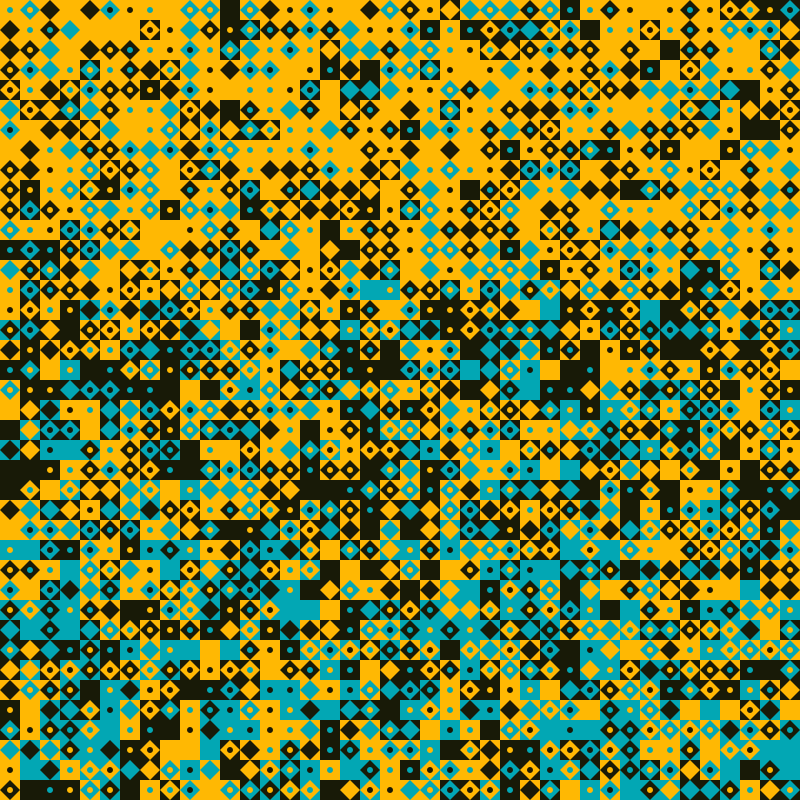
Frame 1 (no input)
Frame 60 (the mouse pressed at the canvas centre just before this capture): identical to frame 1, image omitted
Frame 120 (the mouse held since frame 60 and released just before this capture): identical to frame 1, image omitted

The Processing sketch that drew this single still picture (run headless with seeded random() and noise(); from frame 60 on, the mouse is pressed at the canvas centre):

// Processing sketch: Exercise01_iteration_and_loop
// ── Exercise01_iteration_and_loop.pde
/*
Kuan-Ju Wu 6/13/2019
*/
int gridSize = 20;
color[] colors = {#FFB803,#181A07,#02A7B4,#FFFFFF};

void setup(){
  // we'll almost always use the size() command first
  // it sets the size of our window in pixels
  // try changing and see what happens!
  size(800,800);
  
  // colors are (by default) set to red, green, blue (RGB)
  // with these values (0–255) we can create any color
  // the background() command fills the entire screen with
  // a color – try changing the RGB values below

  //background(0); // single values = grayscale!
 
 
 for(int y = 0; y < height; y+=gridSize){
  for(int x = 0; x < width; x+=gridSize){
    
    pushMatrix();
    translate(x+gridSize/2,y+gridSize/2);
    if(x ==0 && y ==0){
      println(x+gridSize/2,y+gridSize/2);
    }
    
    
    noStroke();
    
    color squareColor;
    if(y<height/3){
      squareColor = colors[floor(random(1.3))];
    }else if(y< 2*height/3){
      squareColor = colors[floor(random(2.3))];
    }else{
      squareColor = colors[floor(random(3))];
    }
    
    fill(squareColor);
    drawSquare(gridSize,gridSize);
    fill(colors[floor(random(3))]);
    drawDimond(gridSize,gridSize);
    fill(colors[floor(random(3))]);
    drawCircle(gridSize/3,gridSize/3);
    popMatrix();
  }
 }
 
 
}

void draw(){

}


void drawSquare(float sw, float sh ){
  // rectangles are drawn with four arguments: start X and Y
  // position, then width and height (in pixels)

  rectMode(CENTER);
  rect(0,0,sw,sh);
}

void drawCircle(float cw, float ch){
  // ellipses (including cirlces) also take four arguments,
  // but are drawn from the center X and Y

  ellipse(0,0,cw, ch);
}

void drawDimond(float dw, float dh){
  // a vertex is a point
  // string them together to draw complex shapes
  
  beginShape();
  vertex(0,-dh/2);
  vertex(-dw/2,0);
  vertex(0,dh/2);
  vertex(dw/2,0);
  endShape(CLOSE);
}
